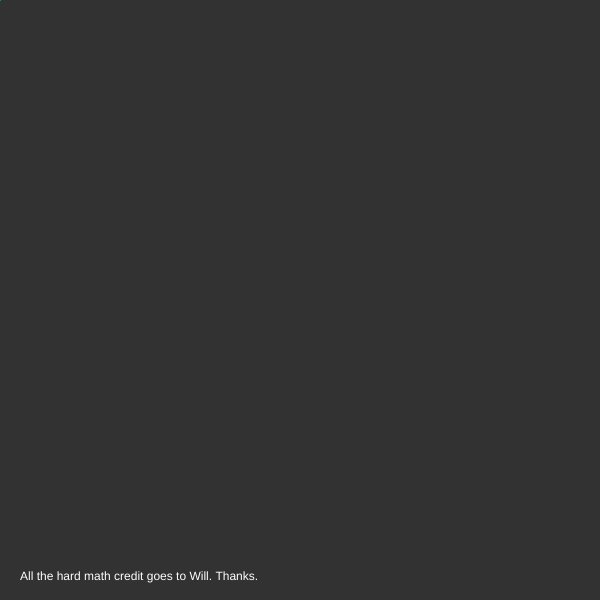
Frame 1 (no input)
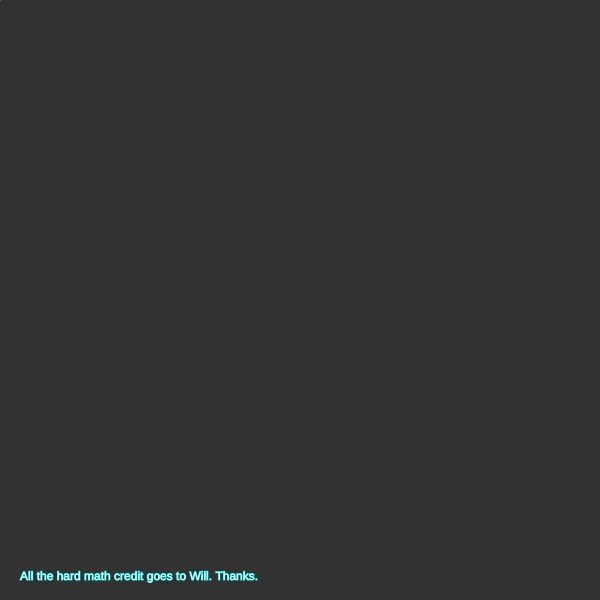
Frame 60 (no input)
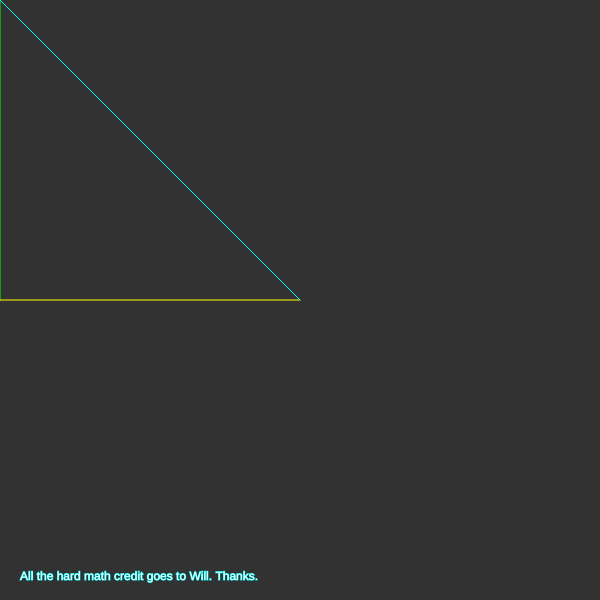
Frame 120 (the mouse pressed at the canvas centre since frame 60)

The p5.js sketch that drew these frames (run headless with seeded random() and noise() and a simulated clock; from frame 60 on, the mouse is pressed at the canvas centre):

// p5.js sketch
// ── sketch.js
//Oran C
//Oranbusiness@gmail.com
//2017-09-22
//Drawing robot pen posistion calculator (Demo)
//this program show the math used to make a drawbot work
//takes a cartesian (x,y) with lenths of the arms and turns them into 
//angle for the servos to move to.
//this demo does not work for real hardware but has a simulation of the actions using javascript
//
//if you want to see how the math.
//https://imgur.com/5Plv4TS

function calcArmPosistion(x,y,length1,length2,orginX,orginY,direction){
  //var x = x;
  //var y = y;
  var elbowPosX = 0;
  var elbowPosY = 0;
  var sholderLength = length1;
  var forarmLength =  length2;
  
/*  first point
  second point
  
  sholder 
  forarm
  elbo angle ?
  sholder angle  ?
  
  
  givin x2,y2, and forarm & sholder length
  
  derive elbow point x1 ,y1, from (0,0)
  
  
  have angle elbow 
  user elbow angle to derive point
  */
  
  //https://www.mathsisfun.com/algebra/trig-cosine-law.html
  
  if(sqrt( sq(x) + sq(y)) <= (length1 + length2))
  {
    //ALL MATH CREDIT goes to WILL thanks man.
    ///https://imgur.com/5Plv4TS
    var sholderAngle = acos(  (sq(sholderLength) + ( sq(x) + sq(y) ) - sq(forarmLength) )/
                   (2 * sholderLength * sqrt(sq(x) + sq(y)))  ) + atan(y/x);
                   
    
    elbowPosX = cos(sholderAngle ) * sholderLength;
    elbowPosY = sin(sholderAngle ) * sholderLength;
    
    //sholder line
    stroke(0,255,0);
    line(orginX,orginY,elbowPosX,elbowPosY);
    
    //forarm line
    stroke(255,255,0);
    line(elbowPosX,elbowPosY,x,y);
    
    //hypotonus
    stroke(0,255,255);
    line(orginX,orginY, x,y);
    
    
    print(sholderAngle);
    print(elbowPosX, ", " ,elbowPosY);
    
  }else{
    stroke(255,0,0);
    line(orginX,orginY, x,y);
  } 
}

function setup() {
  createCanvas(600,600);
  background(50);
  angleMode(DEGREES);
  
    
}

function draw() {
  background(50);
    var textCredit = "All the hard math credit goes to Will. Thanks.";
  fill(255);
  text(textCredit,  20 ,height - 20);
  calcArmPosistion(mouseX,mouseY,width/2,height/2,0,0,1);

    
}
